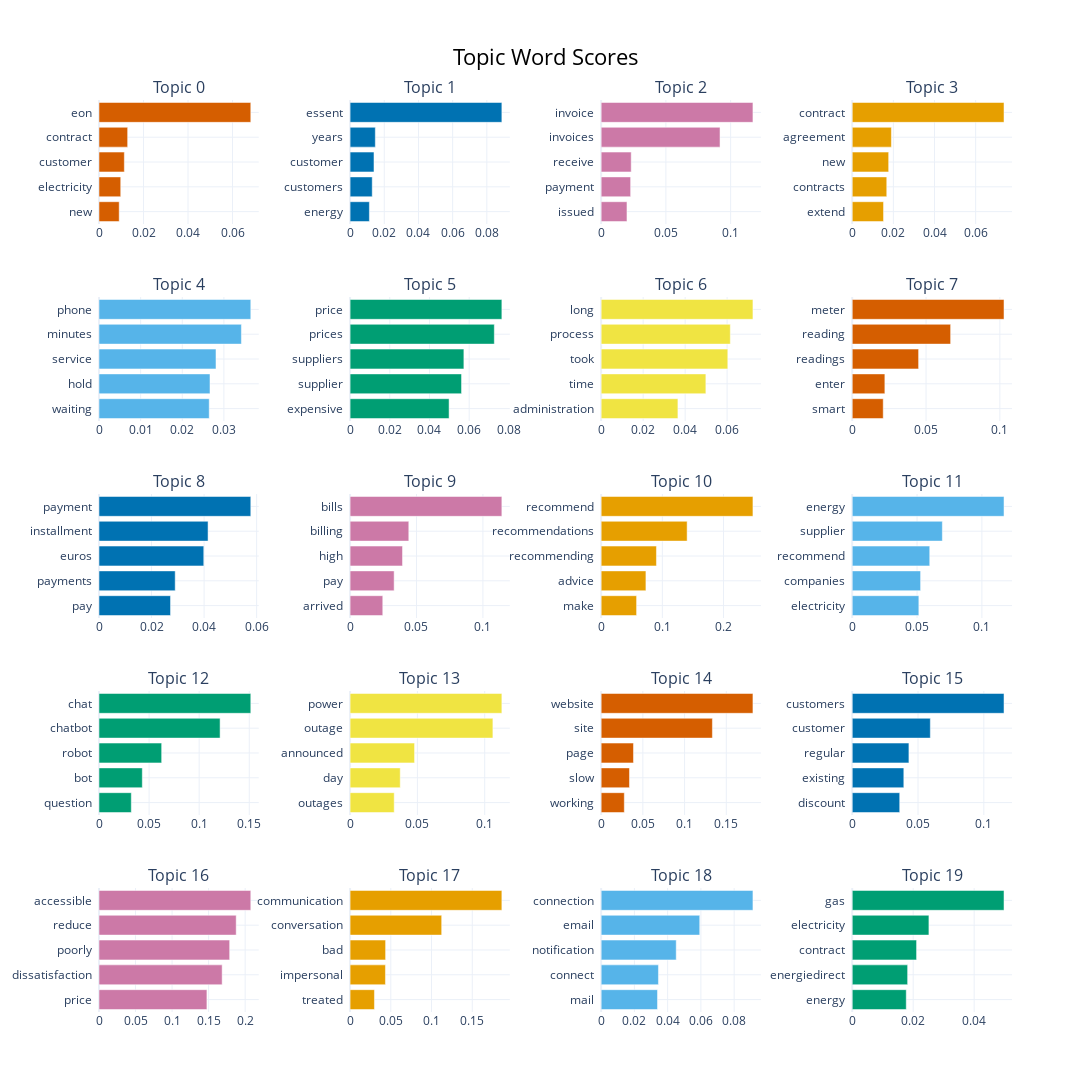

Here is the notebook cell this chart was saved with:
### Code cell
barchart_bert

### Figure 1 — Plotly figure (JSON) as saved in the notebook; plotly's stock layout.template omitted (floating-point values rounded to 4 significant figures)
{"data": [{"marker": {"color": "#D55E00"}, "orientation": "h", "x": [0.009074, 0.009767, 0.01139, 0.01288, 0.06821], "y": ["new  ", "electricity  ", "customer  ", "contract  ", "eon  "], "type": "bar", "xaxis": "x", "yaxis": "y"}, {"marker": {"color": "#0072B2"}, "orientation": "h", "x": [0.0113, 0.01296, 0.01399, 0.01477, 0.08879], "y": ["energy  ", "customers  ", "customer  ", "years  ", "essent  "], "type": "bar", "xaxis": "x2", "yaxis": "y2"}, {"marker": {"color": "#CC79A7"}, "orientation": "h", "x": [0.01994, 0.02276, 0.02322, 0.0918, 0.1172], "y": ["issued  ", "payment  ", "receive  ", "invoices  ", "invoice  "], "type": "bar", "xaxis": "x3", "yaxis": "y3"}, {"marker": {"color": "#E69F00"}, "orientation": "h", "x": [0.01522, 0.01679, 0.01772, 0.01904, 0.07379], "y": ["extend  ", "contracts  ", "new  ", "agreement  ", "contract  "], "type": "bar", "xaxis": "x4", "yaxis": "y4"}, {"marker": {"color": "#56B4E9"}, "orientation": "h", "x": [0.02647, 0.02666, 0.0281, 0.03421, 0.03646], "y": ["waiting  ", "hold  ", "service  ", "minutes  ", "phone  "], "type": "bar", "xaxis": "x5", "yaxis": "y5"}, {"marker": {"color": "#009E73"}, "orientation": "h", "x": [0.04987, 0.05614, 0.05733, 0.07266, 0.07646], "y": ["expensive  ", "supplier  ", "suppliers  ", "prices  ", "price  "], "type": "bar", "xaxis": "x6", "yaxis": "y6"}, {"marker": {"color": "#F0E442"}, "orientation": "h", "x": [0.03656, 0.04988, 0.06033, 0.06152, 0.0723], "y": ["administration  ", "time  ", "took  ", "process  ", "long  "], "type": "bar", "xaxis": "x7", "yaxis": "y7"}, {"marker": {"color": "#D55E00"}, "orientation": "h", "x": [0.021, 0.02211, 0.04496, 0.06665, 0.1028], "y": ["smart  ", "enter  ", "readings  ", "reading  ", "meter  "], "type": "bar", "xaxis": "x8", "yaxis": "y8"}, {"marker": {"color": "#0072B2"}, "orientation": "h", "x": [0.02723, 0.029, 0.03988, 0.04151, 0.05777], "y": ["pay  ", "payments  ", "euros  ", "installment  ", "payment  "], "type": "bar", "xaxis": "x9", "yaxis": "y9"}, {"marker": {"color": "#CC79A7"}, "orientation": "h", "x": [0.02461, 0.03317, 0.03948, 0.0442, 0.1143], "y": ["arrived  ", "pay  ", "high  ", "billing  ", "bills  "], "type": "bar", "xaxis": "x10", "yaxis": "y10"}, {"marker": {"color": "#E69F00"}, "orientation": "h", "x": [0.05793, 0.07317, 0.09037, 0.1405, 0.2481], "y": ["make  ", "advice  ", "recommending  ", "recommendations  ", "recommend  "], "type": "bar", "xaxis": "x11", "yaxis": "y11"}, {"marker": {"color": "#56B4E9"}, "orientation": "h", "x": [0.05139, 0.05274, 0.05978, 0.06951, 0.1171], "y": ["electricity  ", "companies  ", "recommend  ", "supplier  ", "energy  "], "type": "bar", "xaxis": "x12", "yaxis": "y12"}, {"marker": {"color": "#009E73"}, "orientation": "h", "x": [0.03225, 0.04323, 0.06255, 0.1209, 0.1515], "y": ["question  ", "bot  ", "robot  ", "chatbot  ", "chat  "], "type": "bar", "xaxis": "x13", "yaxis": "y13"}, {"marker": {"color": "#F0E442"}, "orientation": "h", "x": [0.03279, 0.03726, 0.0479, 0.1061, 0.1127], "y": ["outages  ", "day  ", "announced  ", "outage  ", "power  "], "type": "bar", "xaxis": "x14", "yaxis": "y14"}, {"marker": {"color": "#D55E00"}, "orientation": "h", "x": [0.02776, 0.03395, 0.03875, 0.1333, 0.1819], "y": ["working  ", "slow  ", "page  ", "site  ", "website  "], "type": "bar", "xaxis": "x15", "yaxis": "y15"}, {"marker": {"color": "#0072B2"}, "orientation": "h", "x": [0.03608, 0.0392, 0.04307, 0.05934, 0.1153], "y": ["discount  ", "existing  ", "regular  ", "customer  ", "customers  "], "type": "bar", "xaxis": "x16", "yaxis": "y16"}, {"marker": {"color": "#CC79A7"}, "orientation": "h", "x": [0.1477, 0.1685, 0.1788, 0.1878, 0.2077], "y": ["price  ", "dissatisfaction  ", "poorly  ", "reduce  ", "accessible  "], "type": "bar", "xaxis": "x17", "yaxis": "y17"}, {"marker": {"color": "#E69F00"}, "orientation": "h", "x": [0.02992, 0.04342, 0.04362, 0.1125, 0.1863], "y": ["treated  ", "impersonal  ", "bad  ", "conversation  ", "communication  "], "type": "bar", "xaxis": "x18", "yaxis": "y18"}, {"marker": {"color": "#56B4E9"}, "orientation": "h", "x": [0.03391, 0.03447, 0.04517, 0.0593, 0.09132], "y": ["mail  ", "connect  ", "notification  ", "email  ", "connection  "], "type": "bar", "xaxis": "x19", "yaxis": "y19"}, {"marker": {"color": "#009E73"}, "orientation": "h", "x": [0.01773, 0.01818, 0.02111, 0.02516, 0.0498], "y": ["energy  ", "energiedirect  ", "contract  ", "electricity  ", "gas  "], "type": "bar", "xaxis": "x20", "yaxis": "y20"}], "layout": {"xaxis": {"anchor": "y", "domain": [0.0, 0.175], "showgrid": true}, "yaxis": {"anchor": "x", "domain": [0.864, 1.0], "showgrid": true}, "xaxis2": {"anchor": "y2", "domain": [0.275, 0.45], "showgrid": true}, "yaxis2": {"anchor": "x2", "domain": [0.864, 1.0], "showgrid": true}, "xaxis3": {"anchor": "y3", "domain": [0.55, 0.725], "showgrid": true}, "yaxis3": {"anchor": "x3", "domain": [0.864, 1.0], "showgrid": true}, "xaxis4": {"anchor": "y4", "domain": [0.825, 1.0], "showgrid": true}, "yaxis4": {"anchor": "x4", "domain": [0.864, 1.0], "showgrid": true}, "xaxis5": {"anchor": "y5", "domain": [0.0, 0.175], "showgrid": true}, "yaxis5": {"anchor": "x5", "domain": [0.648, 0.784], "showgrid": true}, "xaxis6": {"anchor": "y6", "domain": [0.275, 0.45], "showgrid": true}, "yaxis6": {"anchor": "x6", "domain": [0.648, 0.784], "showgrid": true}, "xaxis7": {"anchor": "y7", "domain": [0.55, 0.725], "showgrid": true}, "yaxis7": {"anchor": "x7", "domain": [0.648, 0.784], "showgrid": true}, "xaxis8": {"anchor": "y8", "domain": [0.825, 1.0], "showgrid": true}, "yaxis8": {"anchor": "x8", "domain": [0.648, 0.784], "showgrid": true}, "xaxis9": {"anchor": "y9", "domain": [0.0, 0.175], "showgrid": true}, "yaxis9": {"anchor": "x9", "domain": [0.432, 0.568], "showgrid": true}, "xaxis10": {"anchor": "y10", "domain": [0.275, 0.45], "showgrid": true}, "yaxis10": {"anchor": "x10", "domain": [0.432, 0.568], "showgrid": true}, "xaxis11": {"anchor": "y11", "domain": [0.55, 0.725], "showgrid": true}, "yaxis11": {"anchor": "x11", "domain": [0.432, 0.568], "showgrid": true}, "xaxis12": {"anchor": "y12", "domain": [0.825, 1.0], "showgrid": true}, "yaxis12": {"anchor": "x12", "domain": [0.432, 0.568], "showgrid": true}, "xaxis13": {"anchor": "y13", "domain": [0.0, 0.175], "showgrid": true}, "yaxis13": {"anchor": "x13", "domain": [0.216, 0.352], "showgrid": true}, "xaxis14": {"anchor": "y14", "domain": [0.275, 0.45], "showgrid": true}, "yaxis14": {"anchor": "x14", "domain": [0.216, 0.352], "showgrid": true}, "xaxis15": {"anchor": "y15", "domain": [0.55, 0.725], "showgrid": true}, "yaxis15": {"anchor": "x15", "domain": [0.216, 0.352], "showgrid": true}, "xaxis16": {"anchor": "y16", "domain": [0.825, 1.0], "showgrid": true}, "yaxis16": {"anchor": "x16", "domain": [0.216, 0.352], "showgrid": true}, "xaxis17": {"anchor": "y17", "domain": [0.0, 0.175], "showgrid": true}, "yaxis17": {"anchor": "x17", "domain": [0.0, 0.136], "showgrid": true}, "xaxis18": {"anchor": "y18", "domain": [0.275, 0.45], "showgrid": true}, "yaxis18": {"anchor": "x18", "domain": [0.0, 0.136], "showgrid": true}, "xaxis19": {"anchor": "y19", "domain": [0.55, 0.725], "showgrid": true}, "yaxis19": {"anchor": "x19", "domain": [0.0, 0.136], "showgrid": true}, "xaxis20": {"anchor": "y20", "domain": [0.825, 1.0], "showgrid": true}, "yaxis20": {"anchor": "x20", "domain": [0.0, 0.136], "showgrid": true}, "annotations": [{"font": {"size": 16}, "showarrow": false, "text": "Topic 0", "x": 0.0875, "xanchor": "center", "xref": "paper", "y": 1.0, "yanchor": "bottom", "yref": "paper"}, {"font": {"size": 16}, "showarrow": false, "text": "Topic 1", "x": 0.3625, "xanchor": "center", "xref": "paper", "y": 1.0, "yanchor": "bottom", "yref": "paper"}, {"font": {"size": 16}, "showarrow": false, "text": "Topic 2", "x": 0.6375, "xanchor": "center", "xref": "paper", "y": 1.0, "yanchor": "bottom", "yref": "paper"}, {"font": {"size": 16}, "showarrow": false, "text": "Topic 3", "x": 0.9125, "xanchor": "center", "xref": "paper", "y": 1.0, "yanchor": "bottom", "yref": "paper"}, {"font": {"size": 16}, "showarrow": false, "text": "Topic 4", "x": 0.0875, "xanchor": "center", "xref": "paper", "y": 0.784, "yanchor": "bottom", "yref": "paper"}, {"font": {"size": 16}, "showarrow": false, "text": "Topic 5", "x": 0.3625, "xanchor": "center", "xref": "paper", "y": 0.784, "yanchor": "bottom", "yref": "paper"}, {"font": {"size": 16}, "showarrow": false, "text": "Topic 6", "x": 0.6375, "xanchor": "center", "xref": "paper", "y": 0.784, "yanchor": "bottom", "yref": "paper"}, {"font": {"size": 16}, "showarrow": false, "text": "Topic 7", "x": 0.9125, "xanchor": "center", "xref": "paper", "y": 0.784, "yanchor": "bottom", "yref": "paper"}, {"font": {"size": 16}, "showarrow": false, "text": "Topic 8", "x": 0.0875, "xanchor": "center", "xref": "paper", "y": 0.568, "yanchor": "bottom", "yref": "paper"}, {"font": {"size": 16}, "showarrow": false, "text": "Topic 9", "x": 0.3625, "xanchor": "center", "xref": "paper", "y": 0.568, "yanchor": "bottom", "yref": "paper"}, {"font": {"size": 16}, "showarrow": false, "text": "Topic 10", "x": 0.6375, "xanchor": "center", "xref": "paper", "y": 0.568, "yanchor": "bottom", "yref": "paper"}, {"font": {"size": 16}, "showarrow": false, "text": "Topic 11", "x": 0.9125, "xanchor": "center", "xref": "paper", "y": 0.568, "yanchor": "bottom", "yref": "paper"}, {"font": {"size": 16}, "showarrow": false, "text": "Topic 12", "x": 0.0875, "xanchor": "center", "xref": "paper", "y": 0.352, "yanchor": "bottom", "yref": "paper"}, {"font": {"size": 16}, "showarrow": false, "text": "Topic 13", "x": 0.3625, "xanchor": "center", "xref": "paper", "y": 0.352, "yanchor": "bottom", "yref": "paper"}, {"font": {"size": 16}, "showarrow": false, "text": "Topic 14", "x": 0.6375, "xanchor": "center", "xref": "paper", "y": 0.352, "yanchor": "bottom", "yref": "paper"}, {"font": {"size": 16}, "showarrow": false, "text": "Topic 15", "x": 0.9125, "xanchor": "center", "xref": "paper", "y": 0.352, "yanchor": "bottom", "yref": "paper"}, {"font": {"size": 16}, "showarrow": false, "text": "Topic 16", "x": 0.0875, "xanchor": "center", "xref": "paper", "y": 0.136, "yanchor": "bottom", "yref": "paper"}, {"font": {"size": 16}, "showarrow": false, "text": "Topic 17", "x": 0.3625, "xanchor": "center", "xref": "paper", "y": 0.136, "yanchor": "bottom", "yref": "paper"}, {"font": {"size": 16}, "showarrow": false, "text": "Topic 18", "x": 0.6375, "xanchor": "center", "xref": "paper", "y": 0.136, "yanchor": "bottom", "yref": "paper"}, {"font": {"size": 16}, "showarrow": false, "text": "Topic 19", "x": 0.9125, "xanchor": "center", "xref": "paper", "y": 0.136, "yanchor": "bottom", "yref": "paper"}], "title": {"font": {"size": 22, "color": "Black"}, "text": "Topic Word Scores", "x": 0.5, "xanchor": "center", "yanchor": "top"}, "hoverlabel": {"font": {"size": 16, "family": "Rockwell"}, "bgcolor": "white"}, "showlegend": false, "width": 1120, "height": 1650}}
